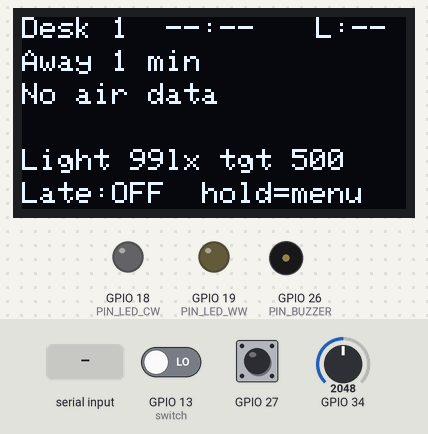
A sketch run on a simulated ESP32. Parts: 128×64 one-colour display, output pins drawn as LEDs (lit = HIGH), buzzer (waves = sounding). Inputs (shaded band) come from the test bench; at power-on: GPIO 13 (switch) LOW, GPIO 27 HIGH, GPIO 34 = 2048 (analog values on the 0–4095 scale). WiFi joins after 1.5 s; servers stay silent unless stated; the local clock reads 2024-03-15 10:24:30 at power-on unless the sketch sets it; random numbers use the default seed unless the sketch sets one; no MQTT or app messages arrive unless stated; what the sketch prints to the serial monitor is not drawn.

Above: at 1.4 s.
1.5 s: GPIO 13 (switch) driven HIGH
At 3.15 s:
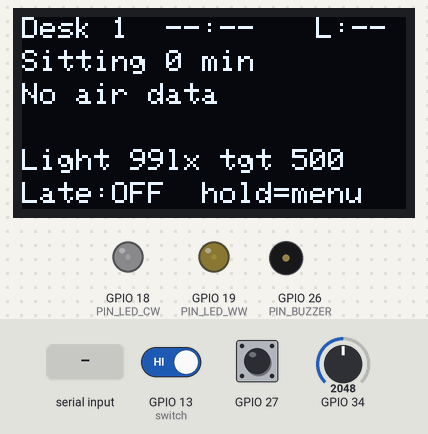
4.5 s: "fault ld2410\n" received over Serial
At 5.35 s:
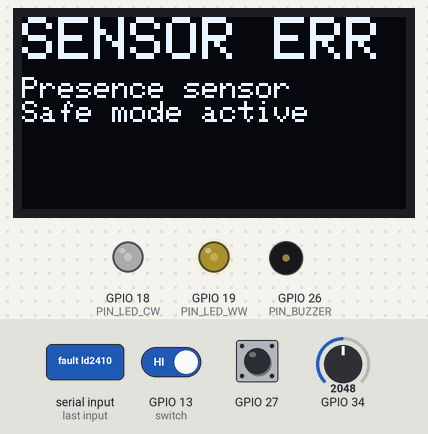
6.5 s: "ok ld2410\n" received over Serial
At 6.88 s:
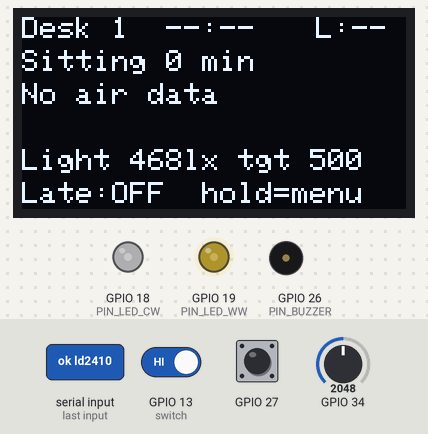
8.6 s: GPIO 27 pulled LOW for 3.2 s
At 13.3 s:
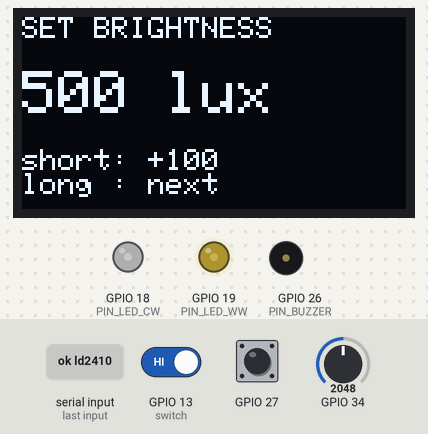
13.8 s: GPIO 27 pulled LOW for 0.15 s
At 14.37 s:
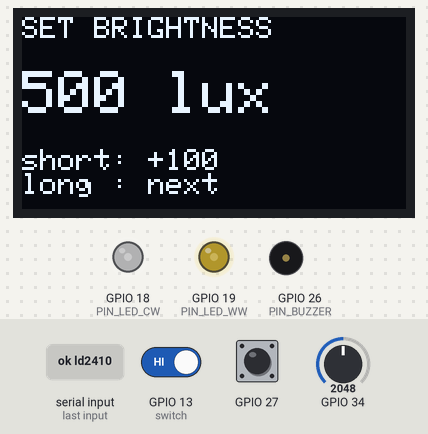
14.5 s: "fault bh1750\n" received over Serial
At 17.4 s:
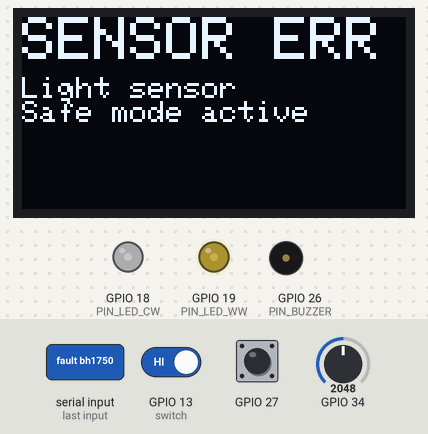
Timing chart, 0 to 18.9 s (numbered marks = the images above; inputs shaded):
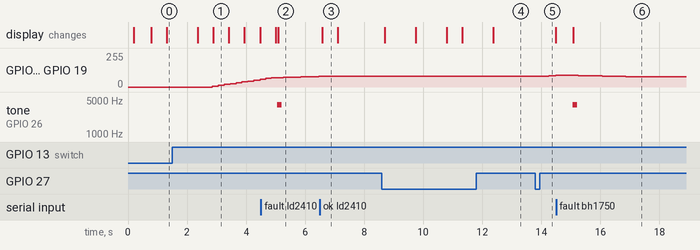

Measured:
- after the input at 1.5 s, GPIO 18 (PIN_LED_CW), GPIO 19 (PIN_LED_WW): moves from 0/255 to 58/255 over 1.6 s, starting after 1.4 s
- after the input at 4.5 s, tone on GPIO 26 (PIN_BUZZER): silent → 4000 Hz after 0.56 s, → silent 0.15 s later
- after the input at 6.5 s, the display: changes after 0.08 s (image 3)
- after the input at 13.8 s, GPIO 18 (PIN_LED_CW), GPIO 19 (PIN_LED_WW): 80/255 → 82/255 after 0.26 s, → 85/255 0.20 s later, → 88/255 0.23 s later
- what the display in image 1 shows lasts 0.5 s, from 2.9 s to 3.4 s

The sketch:

sketch.ino
```cpp
// =====================================================================
//  Smart Workstation Environmental Regulator  -  DESK NODE
//  010123119 Embedded System Design, KMUTNB
//
//  Board : ESP32-DevKitC V4 (ESP32-WROOM-32E)          A2
//  Data  : 02_interface/A1_interface.md v1.0           A1
//  Comms : 04_logic/A3_communication.md v1.0           A3
//  Tasks : 05_tasks/B3_task_table.md (RMS priorities)  B3
//  Module owners: presence.cpp/display.cpp = B, light.cpp = D, comm.cpp = A
//
//  Serial commands (115200): help, stats, status, wifi off|on,
//    fault ld2410|bh1750, ok ld2410|bh1750, presence on|off|auto, away, time HH:MM, time auto
// =====================================================================
#include <Wire.h>
#include "config.h"
#include "shared.h"
#include "presence.h"
#include "display.h"
#include "light.h"
#include "comm.h"

DeskShared        g_shared;
SemaphoreHandle_t g_dataMutex;
SemaphoreHandle_t g_i2cLock;
QueueHandle_t     g_alertQ;
TaskHandle_t      g_commTask = nullptr;
TestHooks         g_test;
TaskStat g_stats[TID_COUNT] = {
  {"presence_task", T_PRESENCE_MS}, {"button_event_task", T_BUTTON_MS},
  {"light_control_task", T_LIGHT_MS}, {"display_alert_task", T_DISPLAY_MS},
  {"break_timer_task", T_BREAK_MS}, {"desk_communication_task", 1000},
};
static SemaphoreHandle_t s_logMutex;

DeskShared shared_snapshot() {
  xSemaphoreTake(g_dataMutex, portMAX_DELAY);
  DeskShared c = g_shared;
  xSemaphoreGive(g_dataMutex);
  return c;
}

void post_alert(AlertSource s, AlertType t, uint8_t prio, AlertAction a) {
  AlertRequest r{ s, t, prio, a };
  xQueueSend(g_alertQ, &r, 0);     // never block the caller; queue is sized for bursts
}

void stat_record(TaskId id, uint32_t us) {
  TaskStat& st = g_stats[id];
  st.runs++; st.total_us += us;
  if (us > st.wcet_us) st.wcet_us = us;
}

void logf(const char* fmt, ...) {
  char buf[160];
  va_list ap; va_start(ap, fmt); vsnprintf(buf, sizeof buf, fmt, ap); va_end(ap);
  xSemaphoreTake(s_logMutex, portMAX_DELAY);
  Serial.printf("[%9.3f] %s\n", millis() / 1000.0f, buf);
  xSemaphoreGive(s_logMutex);
}

void print_stats() {
  xSemaphoreTake(s_logMutex, portMAX_DELAY);
  Serial.println("---- task statistics (measured) ----");
  Serial.println("task                     T(ms)   runs   WCET(us)  avg(us)  U=C/T     late  stack_free(B)");
  double U = 0;
  for (int i = 0; i < TID_COUNT; i++) {
    TaskStat& s = g_stats[i];
    double u = s.period_ms ? (s.wcet_us / 1000.0) / s.period_ms : 0;
    U += u;
    Serial.printf("%-24s %6lu %6lu %9lu %8lu  %.6f %5lu  %lu\n", s.name, (unsigned long)s.period_ms,
      (unsigned long)s.runs, (unsigned long)s.wcet_us, (unsigned long)(s.runs ? s.total_us / s.runs : 0),
      u, (unsigned long)s.late, s.handle ? (unsigned long)uxTaskGetStackHighWaterMark(s.handle) : 0UL);
  }
  Serial.printf("Total U (WCET-based) = %.4f%%   RMS bound n=%d: %.2f%%\n", U * 100, TID_COUNT,
                (int)TID_COUNT * (pow(2.0, 1.0 / (int)TID_COUNT) - 1) * 100);
  Serial.printf("heap free=%lu  min_free=%lu  TIME_SCALE=%d\n", (unsigned long)ESP.getFreeHeap(),
                (unsigned long)ESP.getMinFreeHeap(), TIME_SCALE);
  xSemaphoreGive(s_logMutex);
}

static void print_status() {
  DeskShared s = shared_snapshot();
  PresenceView v = presence_view();
  Serial.printf("B: state=%s occupied=%d sit=%umin away_timeout=%d lux_target=%u late=%d snooze=%u\n",
    presence_state_name(v.state), s.occupied, s.sit_minutes, s.away_timeout, s.user_lux_target, s.late_mode, v.snooze_count);
  Serial.printf("D: state=%s lux_now=%u B=%.1f%% r=%.3f\n", light_state_name(light_state()), s.lux_now, s.light_pct, s.light_r);
  Serial.printf("A: time_valid=%d %02u:%02u link_ok=%d air: co2=%u lvl=%u t=%.1f rh=%u tf=%u ok=%d fan=%u age=%us\n",
    s.time_valid, s.time_of_day.hour, s.time_of_day.minute, s.link_ok, s.air.co2_ppm, s.air.co2_level,
    s.air.temp_c_x10 / 10.0f, s.air.rh_pct, s.air.temp_flag, s.air.sensor_ok, s.air.fan_pct, s.air.age_s);
  comm_print_status();
}

// Lowest-priority task: test commands (SIMULATION_GUIDE section 4.2)
static void console_task(void*) {
  String line;
  for (;;) {
    while (Serial.available()) {
      char c = Serial.read();
      if (c == '\r') continue;
      if (c != '\n') { line += c; continue; }
      line.trim(); line.toLowerCase();
      if (line == "help") Serial.println("cmds: stats | status | wifi off|on | presence on|off|auto | fault ld2410|bh1750 | ok ld2410|bh1750 | away | time HH:MM | time auto");
      else if (line == "stats") print_stats();
      else if (line == "status") print_status();
      else if (line == "wifi off") g_test.wifi_off = true;
      else if (line == "wifi on")  { g_test.wifi_off = false; logf("TEST: Wi-Fi allowed"); }
      else if (line == "fault ld2410") { g_test.fault_ld2410 = true;  logf("TEST: LD2410 frames stopped"); }
      else if (line == "ok ld2410")    { g_test.fault_ld2410 = false; logf("TEST: LD2410 frames restored"); }
      else if (line == "fault bh1750") { g_test.fault_bh1750 = true;  logf("TEST: BH1750 read error"); }
      else if (line == "ok bh1750")    { g_test.fault_bh1750 = false; logf("TEST: BH1750 restored"); }
      else if (line == "presence on")   { g_test.presence_value = true;  g_test.presence_override = true; logf("TEST: presence forced ON"); }
      else if (line == "presence off")  { g_test.presence_value = false; g_test.presence_override = true; logf("TEST: presence forced OFF"); }
      else if (line == "presence auto") { g_test.presence_override = false; logf("TEST: presence from switch"); }
      else if (line == "away") { g_test.force_away = true; logf("TEST: force away_timeout"); }
      else if (line == "time auto") { g_test.clock_override = false; logf("TEST: clock from NTP"); }
      else if (line.startsWith("time ") && line.length() >= 10) {
        int h = line.substring(5, 7).toInt(), m = line.substring(8, 10).toInt();
        g_test.clock_override_min = (h % 24) * 60 + (m % 60);
        g_test.clock_override_set_v = vmillis();
        g_test.clock_override = true;
        logf("TEST: clock set to %02d:%02d (advances x%d)", h, m, TIME_SCALE);
      } else if (line.length()) Serial.println("unknown command, type help");
      line = "";
    }
    vTaskDelay(pdMS_TO_TICKS(50));
  }
}

void setup() {
  // Drive every actuator pin LOW first: before LEDC is configured the pins float,
  // which showed up as ~1.5 s of HIGH on the logic analyzer (light/buzzer flash at boot).
  for (uint8_t p : {PIN_LED_CW, PIN_LED_WW, PIN_BUZZER}) { pinMode(p, OUTPUT); digitalWrite(p, LOW); }
  Serial.begin(115200);
  delay(200);
  Serial.printf("\n=== SWER desk node %d  (SIMULATION=%d, TIME_SCALE=%d) ===\n", DESK_ID, SIMULATION, TIME_SCALE);
  s_logMutex  = xSemaphoreCreateMutex();
  g_dataMutex = xSemaphoreCreateMutex();
  g_i2cLock   = xSemaphoreCreateMutex();      // mutex: priority inheritance (A1 section 7)
  g_alertQ    = xQueueCreate(24, sizeof(AlertRequest));
  Wire.begin(PIN_I2C_SDA, PIN_I2C_SCL, I2C_FREQ_HZ);

  presence_init();
  if (!display_init()) Serial.println("WARN: OLED not found");
  light_init();
  comm_init();

  // Control tasks on core 1 (RMS: shorter period = higher priority, B3)
  xTaskCreatePinnedToCore(presence_task,      "presence", 4096, nullptr, PRIO_PRESENCE, &g_stats[TID_PRESENCE].handle, APP_CORE);
  xTaskCreatePinnedToCore(button_task,        "button",   3072, nullptr, PRIO_BUTTON,   &g_stats[TID_BUTTON].handle,   APP_CORE);
  xTaskCreatePinnedToCore(light_control_task, "light",    4096, nullptr, PRIO_LIGHT,    &g_stats[TID_LIGHT].handle,    APP_CORE);
  xTaskCreatePinnedToCore(display_alert_task, "display",  4096, nullptr, PRIO_DISPLAY,  &g_stats[TID_DISPLAY].handle,  APP_CORE);
  xTaskCreatePinnedToCore(break_timer_task,   "break",    4096, nullptr, PRIO_BREAK,    &g_stats[TID_BREAK].handle,    APP_CORE);
  // Network tasks on core 0 with the Wi-Fi/TCP-IP stack (A-T note 2)
  xTaskCreatePinnedToCore(desk_communication_task, "comm", 8192, nullptr, PRIO_COMM, &g_commTask, NET_CORE);
  g_stats[TID_COMM].handle = g_commTask;
  xTaskCreatePinnedToCore(ntp_sync_task,      "ntp",      3072, nullptr, PRIO_CONSOLE, nullptr, NET_CORE);
  xTaskCreatePinnedToCore(console_task,       "console",  4096, nullptr, PRIO_CONSOLE, nullptr, APP_CORE);
  logf("tasks started; type 'help' for test commands");
}

void loop() { vTaskDelete(nullptr); }   // all work is done in FreeRTOS tasks
```

comm.cpp
```cpp
// =====================================================================
//  comm.cpp  -  Module A (owner: A), desk side.  A3 v1.0.
//   Topics (prefix TOPIC_PREFIX):
//     desk/<id>/report   desk -> room  QoS0  {"seq","occ","iv"}
//     desk/<id>/online   desk -> room  retained "1", LWT "0"
//     room/air           room -> desk  retained {"seq","co2","t","rh","lvl","tf","ok","fan"}
//     room/online        room -> desk  retained "1", LWT "0"
//   Runs on core 0 next to the Wi-Fi/TCP-IP stack (A-T note 2); control
//   tasks of B and D on core 1 are never blocked by network waits.
// =====================================================================
#include "comm.h"
#include "config.h"
#include <WiFi.h>
#include <PubSubClient.h>
#include <ArduinoJson.h>
#include <time.h>
#include <esp_sntp.h>

static WiFiClient   s_net;
static PubSubClient s_mqtt(s_net);
static char s_topicReport[64], s_topicOnline[64], s_topicAir[64], s_topicRoomOnline[64], s_clientId[40];
static volatile bool s_roomOnline = false;
static uint16_t s_seq = 0;
static int32_t  s_lastAirSeq = -1;
static uint32_t s_airRx = 0, s_airLost = 0, s_badMsg = 0, s_reports = 0;
static uint32_t s_backoffMs = 1000, s_nextMqttTry = 0, s_nextWifiTry = 0;
static bool     s_linkOk = false, s_linkAlertShown = false;
static bool     s_ntpStarted = false;
static volatile bool s_sntpSynced = false;

static void on_message(char* topic, byte* payload, unsigned int len) {
  if (strcmp(topic, s_topicRoomOnline) == 0) {
    s_roomOnline = (len > 0 && payload[0] == '1');
    logf("A: room/online=%d", s_roomOnline);
    return;
  }
  if (strcmp(topic, s_topicAir) != 0) return;
  JsonDocument doc;
  if (deserializeJson(doc, payload, len) || !doc["co2"].is<int>()) { s_badMsg++; return; }
  int co2 = doc["co2"], t = doc["t"], rh = doc["rh"], lvl = doc["lvl"], tf = doc["tf"], fan = doc["fan"], ok = doc["ok"];
  // range check (A3 section 6): drop malformed values, keep previous ones
  if (co2 < 0 || co2 > 10000 || lvl < 0 || lvl > 2 || tf < 0 || tf > 2 || fan < 0 || fan > 100 || rh < 0 || rh > 100) { s_badMsg++; return; }
  int32_t seq = doc["seq"] | -1;
  if (s_lastAirSeq >= 0 && seq >= 0 && seq != (int32_t)((s_lastAirSeq + 1) & 0xFFFF)) {
    uint16_t gap = (uint16_t)(seq - s_lastAirSeq - 1);
    if (gap < SEQ_GAP_MAX) s_airLost += gap;   // a bigger jump = room restart / retained replay, not loss
  }
  s_lastAirSeq = seq;
  s_airRx++;
  SHARED_WRITE(
    g_shared.air.co2_ppm = co2; g_shared.air.temp_c_x10 = t; g_shared.air.rh_pct = rh;
    g_shared.air.co2_level = lvl; g_shared.air.temp_flag = tf; g_shared.air.sensor_ok = ok != 0;
    g_shared.air.fan_pct = fan; g_shared.air_rx_ms = millis(); g_shared.air_ever_rx = true;
  );
}

// Age of the last room/air message. A message received during this loop pass has
// air_rx_ms > now, so the difference is taken signed (no unsigned underflow).
static uint32_t air_age(const DeskShared& s, uint32_t now) {
  if (!s.air_ever_rx) return 0xFFFFFFFF;
  int32_t a = (int32_t)(now - s.air_rx_ms);
  return a < 0 ? 0 : (uint32_t)a;
}

static void on_sntp_sync(struct timeval*) { s_sntpSynced = true; }

void comm_init() {
  snprintf(s_topicReport, sizeof s_topicReport, TOPIC_PREFIX "desk/%d/report", DESK_ID);
  snprintf(s_topicOnline, sizeof s_topicOnline, TOPIC_PREFIX "desk/%d/online", DESK_ID);
  snprintf(s_topicAir, sizeof s_topicAir, TOPIC_PREFIX "room/air");
  snprintf(s_topicRoomOnline, sizeof s_topicRoomOnline, TOPIC_PREFIX "room/online");
  snprintf(s_clientId, sizeof s_clientId, "swer-desk%d-%04x", DESK_ID, (unsigned)(esp_random() & 0xFFFF));
  WiFi.mode(WIFI_STA);
  WiFi.setSleep(true);                       // modem-sleep between transmissions (A3 section 8)
  WiFi.begin(WIFI_SSID, WIFI_PASS, WIFI_CHANNEL);
  s_nextWifiTry = millis() + 15000;          // let the first attempt finish
  s_mqtt.setServer(MQTT_HOST, MQTT_PORT);
  s_mqtt.setCallback(on_message);
  s_mqtt.setKeepAlive(MQTT_KEEPALIVE_S);
  s_mqtt.setSocketTimeout(3);
  s_mqtt.setBufferSize(256);
}

static bool mqtt_connect() {
  if (!s_mqtt.connect(s_clientId, nullptr, nullptr, s_topicOnline, 1, true, "0")) return false;
  s_mqtt.publish(s_topicOnline, "1", true);
  s_mqtt.subscribe(s_topicAir, 0);
  s_mqtt.subscribe(s_topicRoomOnline, 1);
  logf("A: MQTT connected as %s", s_clientId);
  return true;
}

static void publish_report(bool occ, uint8_t iv) {
  char buf[64];
  snprintf(buf, sizeof buf, "{\"seq\":%u,\"occ\":%d,\"iv\":%u}", s_seq++, occ ? 1 : 0, iv);
  if (s_mqtt.publish(s_topicReport, buf)) s_reports++;
}

static void update_clock() {
  TimeOfDay tod; bool valid;
  if (g_test.clock_override) {                     // test hook: "time HH:MM" (runs at TIME_SCALE)
    uint32_t m = (g_test.clock_override_min + (uint32_t)((vmillis() - g_test.clock_override_set_v) / 60000ULL)) % 1440;
    tod.hour = m / 60; tod.minute = m % 60; valid = true;
  } else {
    struct tm t;
    valid = s_sntpSynced && getLocalTime(&t, 0) && t.tm_year > (2020 - 1900);
    if (valid) { tod.hour = t.tm_hour; tod.minute = t.tm_min; }
  }
  SHARED_WRITE( if (valid) g_shared.time_of_day = tod; g_shared.time_valid = valid || g_shared.time_valid; );
}

void desk_communication_task(void*) {
  uint32_t nextReport = 0;
  bool lastOcc = false;
  for (;;) {
    // wake every 100 ms to service the MQTT socket, or at once when B notifies (occupied changed)
    bool notified = ulTaskNotifyTake(pdTRUE, pdMS_TO_TICKS(T_COMM_POLL_MS)) > 0;
    uint32_t now = millis();

    // ---- test hook: cut Wi-Fi (TC-A-03) ----
    if (g_test.wifi_off) {
      if (WiFi.status() == WL_CONNECTED) { s_mqtt.disconnect(); WiFi.disconnect(); logf("A: Wi-Fi OFF (test)"); }
      s_nextWifiTry = now; s_backoffMs = 1000;
    } else if (WiFi.status() != WL_CONNECTED) {
      if ((int32_t)(now - s_nextWifiTry) >= 0) {
        WiFi.begin(WIFI_SSID, WIFI_PASS, WIFI_CHANNEL);
        s_nextWifiTry = now + s_backoffMs; s_backoffMs = min<uint32_t>(s_backoffMs * 2, 60000);
      }
    } else {
      if (!s_ntpStarted) {
        sntp_set_time_sync_notification_cb(on_sntp_sync);
        configTzTime(NTP_TZ, NTP_SERVER_1, NTP_SERVER_2, NTP_SERVER_3);   // SNTP re-syncs every hour
        s_ntpStarted = true;
        logf("A: Wi-Fi up %s, SNTP started", WiFi.localIP().toString().c_str());
      }
      if (!s_mqtt.connected() && (int32_t)(now - s_nextMqttTry) >= 0) {
        if (mqtt_connect()) { s_backoffMs = 1000; nextReport = 0; }
        else { s_nextMqttTry = now + s_backoffMs; s_backoffMs = min<uint32_t>(s_backoffMs * 2, 60000);
               logf("A: MQTT connect failed, retry in %lu ms", (unsigned long)s_backoffMs); }
      }
    }
    s_mqtt.loop();

    // ---- publish desk_report: every iv seconds, or immediately on change ----
    DeskShared snap = shared_snapshot();
    uint8_t iv = snap.away_timeout ? REPORT_IV_AWAY_S : REPORT_IV_NORMAL_S;
    bool due = (int32_t)(now - nextReport) >= 0;
    if (s_mqtt.connected() && (due || notified || snap.occupied != lastOcc)) {
      STAT_BEGIN();
      publish_report(snap.occupied, iv);
      if (snap.occupied != lastOcc) logf("A: desk_report occ=%d (immediate)", snap.occupied);
      lastOcc = snap.occupied;
      nextReport = now + iv * 1000UL;
      update_clock();
      // link_ok = broker connected + room online + fresh room/air (A1 section 3)
      uint32_t age = air_age(snap, now);
      s_linkOk = s_roomOnline && age <= STALE_MS;
      STAT_END(TID_COMM);
    } else if (!s_mqtt.connected()) {
      s_linkOk = false;
    }
    if (!s_mqtt.connected() && due) { update_clock(); nextReport = now + 1000; }   // clock keeps running offline (FR-20)

    // ---- air age + link state + LINK_LOST alert (priority 0) ----
    uint32_t age = air_age(snap, now);
    if (age > STALE_MS) s_linkOk = false;
    SHARED_WRITE(
      g_shared.air.age_s = age == 0xFFFFFFFF ? 0xFFFF : (uint16_t)min<uint32_t>(age / 1000, 0xFFFE);
      g_shared.link_ok = s_linkOk;
    );
    if (!s_linkOk && !s_linkAlertShown && now > 20000) {      // allow boot time before first alert
      post_alert(SRC_COMM, ALERT_LINK_LOST, 0, ALERT_SHOW); s_linkAlertShown = true; logf("A: link_ok=0");
    } else if (s_linkOk && s_linkAlertShown) {
      post_alert(SRC_COMM, ALERT_LINK_LOST, 0, ALERT_CLEAR); s_linkAlertShown = false; logf("A: link_ok=1");
    }
  }
}

// SNTP itself re-syncs hourly; this task turns the result into time_valid and
// keeps time_of_day fresh every minute (A-T: ntp_sync_task).
void ntp_sync_task(void*) {
  for (;;) {
    update_clock();
    vTaskDelay(pdMS_TO_TICKS(g_shared.time_valid ? 60000 / TIME_SCALE + 1 : 1000));
  }
}

void comm_print_status() {
  Serial.printf("A: wifi=%d mqtt=%d room_online=%d link_ok=%d reports=%lu air_rx=%lu air_lost=%lu bad=%lu rssi=%d\n",
    WiFi.status() == WL_CONNECTED, s_mqtt.connected(), s_roomOnline, s_linkOk,
    (unsigned long)s_reports, (unsigned long)s_airRx, (unsigned long)s_airLost, (unsigned long)s_badMsg, WiFi.RSSI());
}
```

comm.h
```cpp
// =====================================================================
//  comm.h  -  Module A (desk side): Wi-Fi, MQTT, NTP, link state
//  Design: 04_logic/A3_communication.md (v1.0)
// =====================================================================
#pragma once
#include "shared.h"

void comm_init();
void desk_communication_task(void*);   // core 0; publishes every iv s or when notified
void ntp_sync_task(void*);             // checks SNTP, sets time_valid
void comm_print_status();
```

display.h
```cpp
// =====================================================================
//  display.h  -  Module B: OLED + buzzer owner, alert queue consumer
//  Logic: B2 v1.1 section 4 (display_alert_task), A1 v1.0 section 6
// =====================================================================
#pragma once
#include "shared.h"

bool display_init();            // returns false if the OLED does not answer
void display_alert_task(void*); // 500 ms, woken early by the alert queue
```

Source omitted: display.cpp (9758 bytes), light.cpp (7208 bytes), light.h (505 bytes), presence.cpp (15435 bytes), presence.h (1260 bytes), shared.h (3921 bytes), config.h (6708 bytes)
